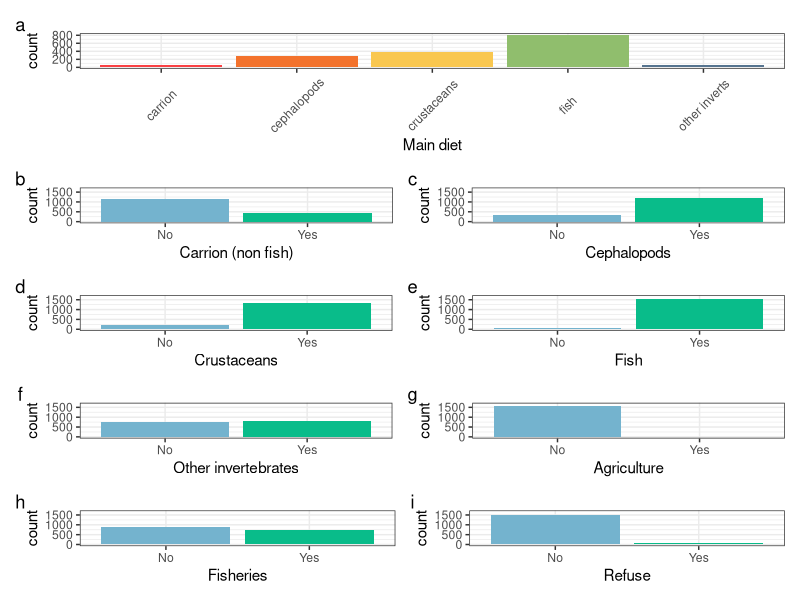
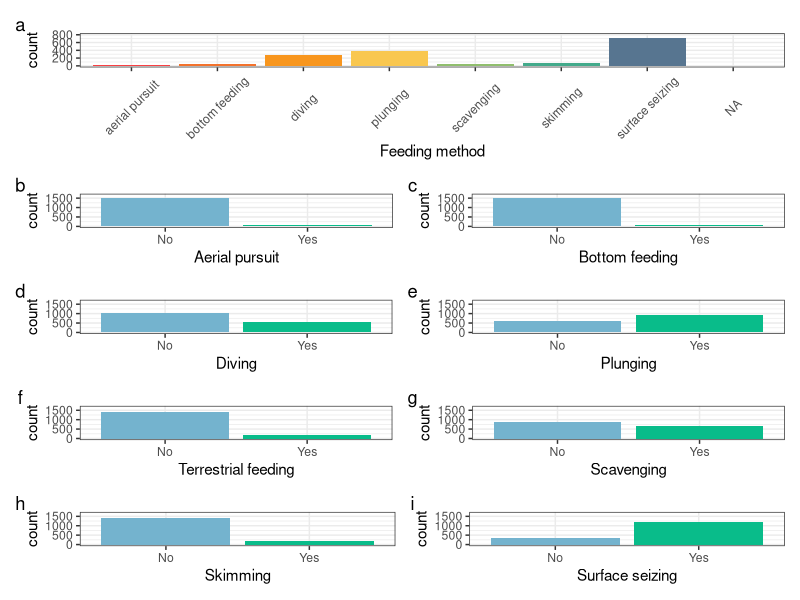
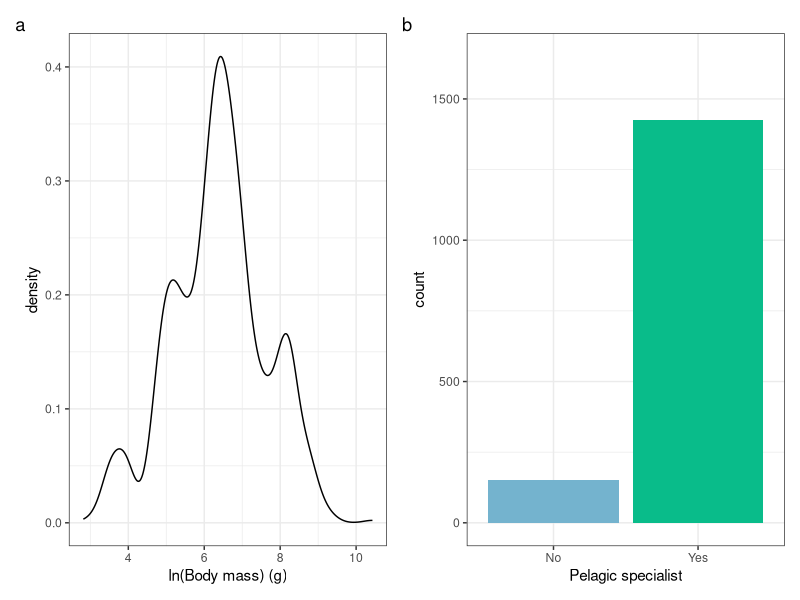
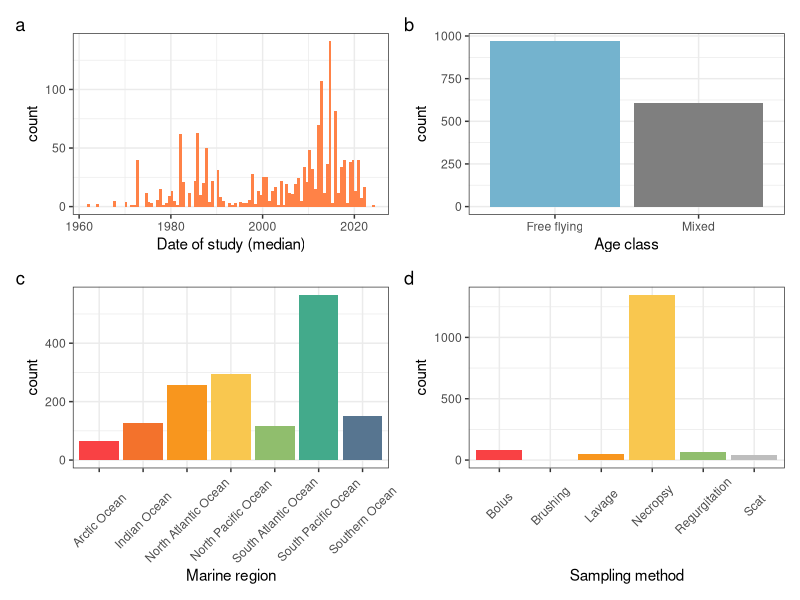
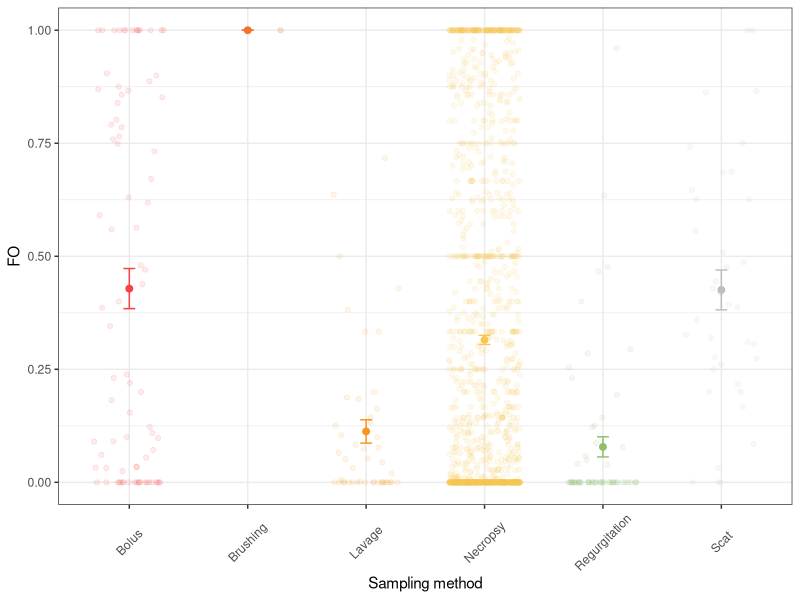
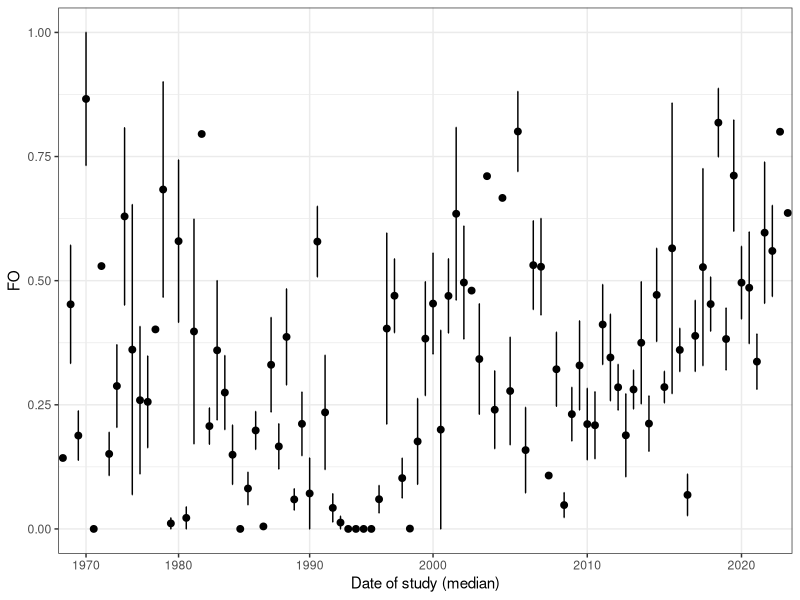
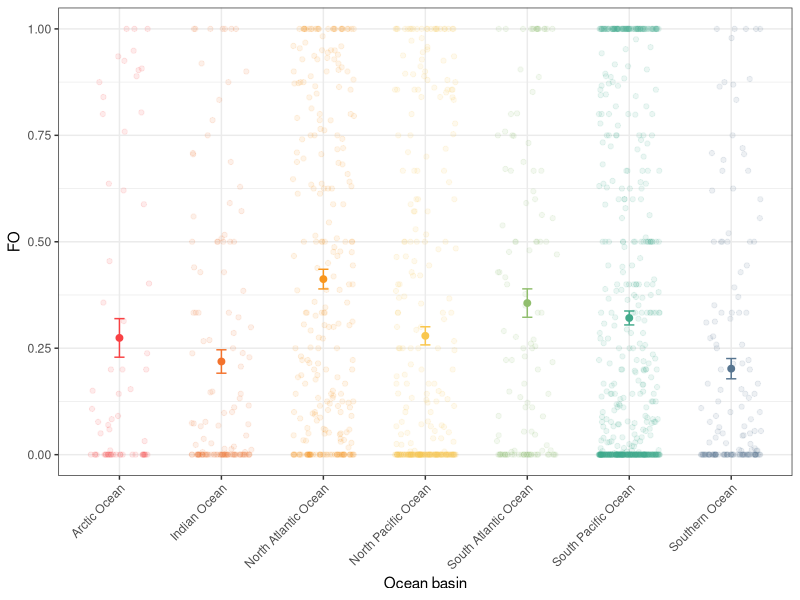
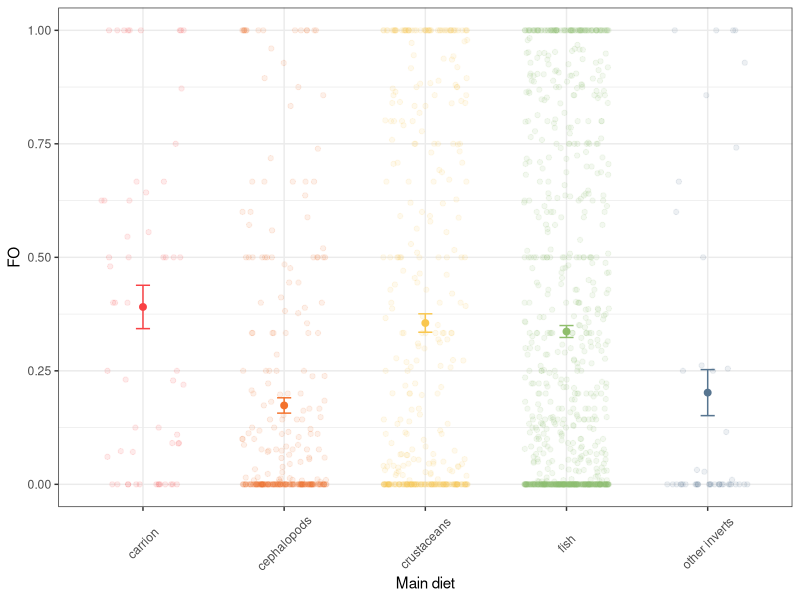

Recreate these plots in R, in order.
## ---- chunk 1
# Load libraries
library(tidyverse) # for plots and data wrangling
library(patchwork) # for panel plots
library(here)
## ---- chunk 2
# Read in the data
seabird_data <- read_csv(file = here::here("data/plastic-data-aggregated_2025-09-24.csv"))
## ---- chunk 3
# Unite the diet categories
seabird_data <- seabird_data %>%
  unite(col = "diet_type", carrion:as_refuse, remove = FALSE)
## ---- chunk 4
# How many species?
length(unique(seabird_data$clements2024_binomial))
## ---- chunk 5
# How many sources?
length(unique(seabird_data$source)) 
## ---- chunk 6
well_studied <- 
seabird_data %>%
  group_by(clements2024_binomial) %>%
  summarise(records = n(), sampled = sum(n_total)) %>%
  filter(records >=3 & sampled >= 100)

well_studied %>% summarise(n())
## ---- chunk 7
# Body mass
bm <-
  ggplot(seabird_data, aes(x = log(body_mass_g))) +
  geom_density() +
  xlab("ln(Body mass) (g)") +
  theme_bw()

# main diet
diet <-
ggplot(seabird_data, aes(x = as.factor(main_diet), fill = as.factor(main_diet))) +
  geom_bar() +
  xlab("Main diet") +
  theme_bw() +
  theme(legend.position = "none") +
  scale_fill_manual(values = c("#F94144","#F3722C",
                               "#F9C74F","#90BE6D",
                               "#577590")) +
  scale_x_discrete(labels = c("carrion", "cephalopods", "crustaceans", "fish", "other inverts")) +
  theme(axis.text.x = element_text(angle = 45, vjust = 0.5, hjust = 0.5)) 

# Fish
f <-
ggplot(seabird_data, aes(x = as.factor(fish), fill = as.factor(fish))) +
  geom_bar() +
  xlab("Fish") +
  ylim(0, 1650) +
  scale_x_discrete(labels = c("No", "Yes")) +
  theme_bw() +
  theme(legend.position = "none") +
  scale_fill_manual(values = c("#74B3CE","#09BC8A"))  
 
 # Carrion.NonFishVertebrates
c <-
ggplot(seabird_data, aes(x = as.factor(carrion), fill = as.factor(carrion))) +
  geom_bar() +
  xlab("Carrion (non fish)") +
  ylim(0, 1650) +
  scale_x_discrete(labels = c("No", "Yes")) +
  theme_bw() +
  theme(legend.position = "none") +
  scale_fill_manual(values = c("#74B3CE","#09BC8A")) 
 
# Cephalopods
cp <-
  ggplot(seabird_data, aes(x = as.factor(cephalopods), 
                       fill = as.factor(cephalopods))) +
  geom_bar() +
  xlab("Cephalopods") +
  ylim(0, 1650) +
  scale_x_discrete(labels = c("No", "Yes")) +
  theme_bw() +
  theme(legend.position = "none") +
  scale_fill_manual(values = c("#74B3CE","#09BC8A"))
 
# Crustaceans
cr <-
ggplot(seabird_data, aes(x = as.factor(crustaceans), fill = as.factor(crustaceans))) +
  geom_bar() +
  xlab("Crustaceans") +
  ylim(0, 1650) +
  scale_x_discrete(labels = c("No", "Yes")) +
  theme_bw() +
  theme(legend.position = "none") +
  scale_fill_manual(values = c("#74B3CE","#09BC8A"))
 
 # Other inverts
oi<- 
ggplot(seabird_data, aes(x = as.factor(other_inverts), fill = as.factor(other_inverts))) +
  geom_bar() +
  xlab("Other invertebrates") +
  ylim(0, 1650) +
  scale_x_discrete(labels = c("No", "Yes")) +
  theme_bw() +
  theme(legend.position = "none") +
  scale_fill_manual(values = c("#74B3CE","#09BC8A"))
 
 # Refuse
ar <-
ggplot(seabird_data, aes(x = as.factor(as_refuse), fill = as.factor(as_refuse))) +
  geom_bar() +
  xlab("Refuse") +
  ylim(0, 1650) +
  scale_x_discrete(labels = c("No", "Yes")) +
  theme_bw() +
  theme(legend.position = "none") +
  scale_fill_manual(values = c("#74B3CE","#09BC8A"))

# Fisheries discards
af <-
ggplot(seabird_data, aes(x = as.factor(as_fishery), fill = as.factor(as_fishery))) +
  geom_bar() +
  xlab("Fisheries") +
  ylim(0, 1650) +
  scale_x_discrete(labels = c("No", "Yes")) +
  theme_bw() +
  theme(legend.position = "none") +
  scale_fill_manual(values = c("#74B3CE","#09BC8A"))

# Agricultural
aa <-
ggplot(seabird_data, aes(x = as.factor(as_agriculture), fill = as.factor(as_agriculture))) +
  geom_bar() +
  xlab("Agriculture") +
  ylim(0, 1650) +
  scale_x_discrete(labels = c("No", "Yes")) +
  theme_bw() +
  theme(legend.position = "none") +
  scale_fill_manual(values = c("#74B3CE","#09BC8A"))

# Feeding method
fm <-
ggplot(seabird_data, aes(x = as.factor(feeding_method), fill = as.factor(feeding_method))) +
  geom_bar() +
  xlab("Feeding method") +
  theme_bw() +
  theme(legend.position = "none") +
  scale_fill_manual(values = c("#F94144","#F3722C","#F8961E",
                               "#F9C74F","#90BE6D","#43AA8B",
                               "#577590")) +
  scale_x_discrete(labels = c("aerial pursuit", "bottom feeding", "diving", 
                              "plunging", "scavenging", "skimming", "surface seizing")) +
  theme(axis.text.x = element_text(angle = 45, vjust = 0.5, hjust = 0.5)) +
  ylim(0,800)

# Aerial pursuit
aerial <-
ggplot(seabird_data, aes(x = as.factor(aerial_pursuit), fill = as.factor(aerial_pursuit))) +
  geom_bar() +
  xlab("Aerial pursuit") +
  ylim(0, 1650) +
  scale_x_discrete(labels = c("No", "Yes")) +
  theme_bw() +
  theme(legend.position = "none") +
  scale_fill_manual(values = c("#74B3CE","#09BC8A"))

# bottom feeding
bottom <-
ggplot(seabird_data, aes(x = as.factor(bottom_feeding), fill = as.factor(bottom_feeding))) +
  geom_bar() +
  xlab("Bottom feeding") +
  ylim(0, 1650) +
  scale_x_discrete(labels = c("No", "Yes")) +
  theme_bw() +
  theme(legend.position = "none") +
  scale_fill_manual(values = c("#74B3CE","#09BC8A"))

# divers
dive <-
ggplot(seabird_data, aes(x = as.factor(diving), fill = as.factor(diving))) +
  geom_bar() +
  xlab("Diving") +
  ylim(0, 1650) +
  scale_x_discrete(labels = c("No", "Yes")) +
  theme_bw() +
  theme(legend.position = "none") +
  scale_fill_manual(values = c("#74B3CE","#09BC8A"))

# plunging
plunge <-
ggplot(seabird_data, aes(x = as.factor(plunging), fill = as.factor(plunging))) +
  geom_bar() +
  xlab("Plunging") +
  ylim(0, 1650) +
  scale_x_discrete(labels = c("No", "Yes")) +
  theme_bw() +
  theme(legend.position = "none") +
  scale_fill_manual(values = c("#74B3CE","#09BC8A"))

# terrestrial
terr <-
ggplot(seabird_data, aes(x = as.factor(terrestrial_feeding), fill = as.factor(terrestrial_feeding))) +
  geom_bar() +
  xlab("Terrestrial feeding") +
  ylim(0, 1650) +
  scale_x_discrete(labels = c("No", "Yes")) +
  theme_bw() +
  theme(legend.position = "none") +
  scale_fill_manual(values = c("#74B3CE","#09BC8A"))

# scavenging
scavenge <-
ggplot(seabird_data, aes(x = as.factor(scavenging), fill = as.factor(scavenging))) +
  geom_bar() +
  xlab("Scavenging") +
  ylim(0, 1650) +
  scale_x_discrete(labels = c("No", "Yes")) +
  theme_bw() +
  theme(legend.position = "none") +
  scale_fill_manual(values = c("#74B3CE","#09BC8A"))

# skimming
skim <-
ggplot(seabird_data, aes(x = as.factor(skimming), fill = as.factor(skimming))) +
  geom_bar() +
  xlab("Skimming") +
  ylim(0, 1650) +
  scale_x_discrete(labels = c("No", "Yes")) +
  theme_bw() +
  theme(legend.position = "none") +
  scale_fill_manual(values = c("#74B3CE","#09BC8A"))

# surface seizing
surface <-
ggplot(seabird_data, aes(x = as.factor(surface_seizing), fill = as.factor(surface_seizing))) +
  geom_bar() +
  xlab("Surface seizing") +
  ylim(0, 1650) +
  scale_x_discrete(labels = c("No", "Yes")) +
  theme_bw() +
  theme(legend.position = "none") +
  scale_fill_manual(values = c("#74B3CE","#09BC8A"))
 
# Pelagic Specialist
ps <- 
ggplot(seabird_data, aes(x = as.factor(pelagic_specialist), fill = as.factor(pelagic_specialist))) +
  geom_bar() +
  xlab("Pelagic specialist") +
  ylim(0, 1650) +
  scale_x_discrete(labels = c("No", "Yes")) +
  theme_bw() +
  theme(legend.position = "none") +
  scale_fill_manual(values = c("#74B3CE","#09BC8A"))

# DMS.responsive
#dms <-
#ggplot(data_noNA, aes(x = as.factor(DMS.responsive_Dell.Ariccia), fill = #as.factor(DMS.responsive_Dell.Ariccia))) +
  #geom_bar() +
 # xlab("DMS responsive") +
  #scale_x_discrete(labels = c("No", "Yes")) +
  #theme_bw() +
  #theme(legend.position = "none") +
  #scale_fill_manual(values = c("#74B3CE","#09BC8A"))
## ---- chunk 8
#(fm + bm + diet) / 
# (f + c + cp) / (cr + plot_spacer()+ oi) / (aa + af + ar)
#ggsave(file = here("output/species-level-variables.png"), height = 8)

(diet  / (c + cp) / (cr + f) / (oi + aa) / (af + ar)) + plot_annotation(tag_levels = 'a')
#ggsave(file = here("figures/diet-variables.png"), height = 8)

(fm / (aerial + bottom) / (dive + plunge) / (terr + scavenge) / (skim + surface)) + plot_annotation(tag_levels = 'a')
#ggsave(file = here("figures/feeding-variables.png"), height = 8)

bm + ps + plot_annotation(tag_levels = 'a')
#ggsave(file = here("figures/other-variables.png"), height = 4)
## ---- chunk 9
# Frequency of occurrence
fo <- 
  ggplot(seabird_data, aes(x = FO)) +
  geom_histogram(fill = "lightblue", bins = 10) +
  xlab("Frequency of occurrence of plastic") +
  theme_bw()

# Free flying or not
ff <- 
  ggplot(seabird_data, aes(x = as.factor(freeflying), fill = as.factor(freeflying))) +
  geom_bar() +
  xlab("Age class") +
  scale_x_discrete(labels = c("Free flying", "Mixed")) +
  theme_bw() +
  theme(legend.position = "none") +
  scale_fill_manual(values = c("#74B3CE","#09BC8A"))

# Median date
dd <- 
  ggplot(seabird_data, aes(x = date_median)) +
  geom_histogram(fill = "sienna1", bins = 100) +
  xlab("Date of study (median)") +
  theme_bw()

# Marine region
mr <- 
ggplot(seabird_data, aes(x = as.factor(marine_region), fill = as.factor(marine_region))) +
  geom_bar() +
  xlab("Marine region") +
  theme_bw() +
  theme(legend.position = "none") +
  scale_fill_manual(values = c("#F94144","#F3722C","#F8961E",
                               "#F9C74F","#90BE6D","#43AA8B",
                               "#577590")) +
  theme(axis.text.x = element_text(angle = 45, vjust = 0.5, hjust = 0.5))  

# Sampling method
sm <- 
ggplot(seabird_data, aes(x = as.factor(sampling_method), fill = as.factor(sampling_method))) +
  geom_bar() +
  xlab("Sampling method") +
  theme_bw() +
  theme(legend.position = "none") +
    scale_fill_manual(values = c("#F94144","#F3722C","#F8961E",
                               "#F9C74F","#90BE6D","grey")) +
   theme(axis.text.x = element_text(angle = 45, vjust = 0.5, hjust = 0.5))  
## ---- chunk 10
( (dd + ff) / (mr + sm)) + plot_annotation(tag_levels = c("a"))
#ggsave(file = here("figures/study-level-variables.png"), height = 6)
## ---- chunk 11
# Get summary stats for each grouping variable
sumdatSM <-
  seabird_data %>%
  group_by(sampling_method) %>%
  summarise(meanFO = mean(FO), seFO = sqrt(var(FO)/n()))

sumdatDate <-
  seabird_data %>%
  group_by(date_median) %>%
  summarise(meanFO = mean(FO), seFO = sqrt(var(FO)/n()))

sumdatMarine <-
  seabird_data %>%
  group_by(marine_region) %>%
  summarise(meanFO = mean(FO), seFO = sqrt(var(FO)/n()))

sumdatDiet <-
  seabird_data %>%
  group_by(main_diet) %>%
  summarise(meanFO = mean(FO), seFO = sqrt(var(FO)/n()))

sumdatFM <-
  seabird_data %>%
  group_by(feeding_method) %>%
  summarise(meanFO = mean(FO, na.rm = TRUE), seFO = sqrt(var(FO, na.rm = TRUE)/n()))
## ---- chunk 12
# Plots
# Sampling method
ggplot(seabird_data, aes(x = as.factor(sampling_method), y = FO, colour = sampling_method)) +
  geom_jitter(alpha = 0.1, width = 0.3) +
  geom_point(data = sumdatSM, aes(y = meanFO), size = 2) +
  geom_errorbar(data = sumdatSM, aes(y = meanFO, ymin = meanFO - seFO, ymax = meanFO + seFO), width = 0.1) +
  xlab("Sampling method") +
  theme_bw() +
  theme(legend.position = "none") +
  scale_colour_manual(values = c("#F94144","#F3722C","#F8961E",
                               "#F9C74F","#90BE6D","grey")) +
   theme(axis.text.x = element_text(angle = 45, vjust = 0.5, hjust = 0.5))  

ggsave(file = here("figures/fo-sampling-method.png"), height = 6)
## ---- chunk 13
# Date
ggplot(seabird_data, aes(x = as.factor(date_median), y = FO)) +
  geom_point(data = sumdatDate, aes(y = meanFO), size = 2) +
  geom_errorbar(data = sumdatDate, aes(y = meanFO, ymin = meanFO - seFO, ymax = meanFO + seFO), width = 0.1) +
  xlab("Date of study (median)") +
  theme_bw() +
  theme(legend.position = "none") +
  scale_x_discrete(breaks = c(1960, 1970, 1980, 1990, 2000, 2010, 2020))

ggsave(file = here("figures/fo-date.png"), height = 6)
## ---- chunk 14
# Ocean basin
ggplot(seabird_data, aes(x = as.factor(marine_region), y = FO, colour = marine_region)) +
  geom_jitter(alpha = 0.1, width = 0.3) +
  geom_point(data = sumdatMarine, aes(y = meanFO), size = 2) +
  geom_errorbar(data = sumdatMarine, aes(y = meanFO, ymin = meanFO - seFO, ymax = meanFO + seFO), width = 0.1) +
  xlab("Ocean basin") +
  theme_bw() +
  theme(legend.position = "none") +
  scale_colour_manual(values = c("#F94144","#F3722C","#F8961E",
                               "#F9C74F","#90BE6D","#43AA8B",
                               "#577590")) +
  theme(axis.text.x = element_text(angle = 45, hjust = 1))

ggsave(file = here("figures/fo-marine-region.png"), height = 6)
## ---- chunk 15
# Diet
ggplot(seabird_data, aes(x = as.factor(main_diet), y = FO, colour = main_diet)) +
  geom_jitter(alpha = 0.1, width = 0.3) +
  geom_point(data = sumdatDiet, aes(y = meanFO), size = 2) +
  geom_errorbar(data = sumdatDiet, aes(y = meanFO, ymin = meanFO - seFO, ymax = meanFO + seFO), width = 0.1) +
  xlab("Main diet") +
  theme_bw() +
  theme(legend.position = "none") +
  scale_colour_manual(values = c("#F94144","#F3722C",
                               "#F9C74F","#90BE6D",
                               "#577590")) +
  scale_x_discrete(labels = c("carrion", "cephalopods", "crustaceans", "fish", "other inverts")) +
  theme(axis.text.x = element_text(angle = 45, vjust = 0.5, hjust = 0.5))

ggsave(file = here("figures/fo-diet.png"), height = 6)
## ---- chunk 16
# Feeding method
ggplot(seabird_data, aes(x = as.factor(feeding_method), y = FO, colour = feeding_method)) +
  geom_jitter(alpha = 0.1, width = 0.3) +
  geom_point(data = sumdatFM, aes(y = meanFO), size = 2) +
  geom_errorbar(data = sumdatFM, aes(y = meanFO, ymin = meanFO - seFO, ymax = meanFO + seFO), width = 0.1) +
  xlab("Feeding method") +
  theme_bw() +
  theme(legend.position = "none") +
  scale_colour_manual(values = c("#F94144","#F3722C","#F8961E",
                               "#F9C74F","#90BE6D","#43AA8B",
                               "#577590")) +
  scale_x_discrete(labels = c("aerial pursuit", "bottom feeding", "diving", 
                              "plunging", "scavenging", "skimming", "surface seizing")) +
  theme(axis.text.x = element_text(angle = 45, vjust = 0.5, hjust = 0.5))

#ggsave(file = here("figures/fo-feeding-method.png"), height = 6)
